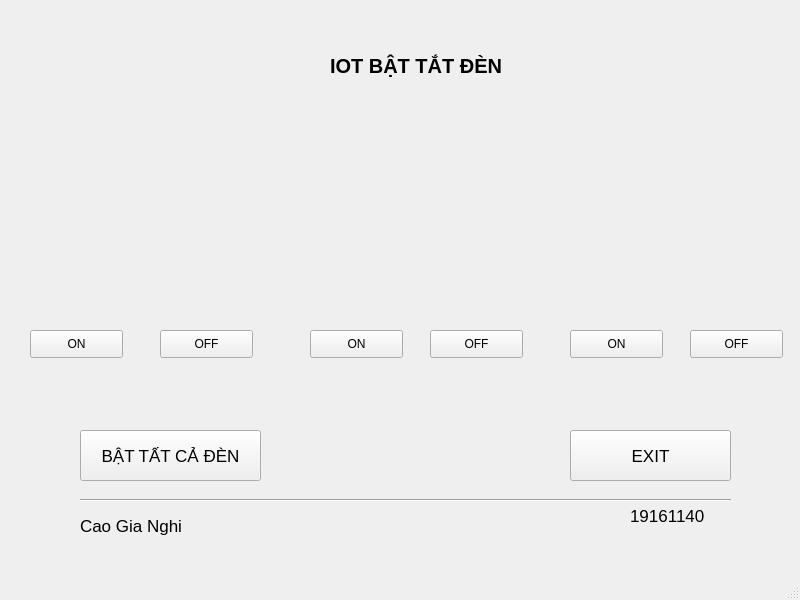
<?xml version="1.0" encoding="UTF-8"?>
<ui version="4.0">
 <class>MainWindow</class>
 <widget class="QMainWindow" name="MainWindow">
  <property name="geometry">
   <rect>
    <x>0</x>
    <y>0</y>
    <width>800</width>
    <height>600</height>
   </rect>
  </property>
  <property name="windowTitle">
   <string>MainWindow</string>
  </property>
  <widget class="QWidget" name="centralwidget">
   <widget class="QLabel" name="label_5">
    <property name="geometry">
     <rect>
      <x>40</x>
      <y>10</y>
      <width>141</width>
      <height>131</height>
     </rect>
    </property>
    <property name="styleSheet">
     <string notr="true">image: url(:/myimg/logo.png);</string>
    </property>
    <property name="text">
     <string/>
    </property>
   </widget>
   <widget class="QLabel" name="label_2">
    <property name="geometry">
     <rect>
      <x>80</x>
      <y>210</y>
      <width>131</width>
      <height>91</height>
     </rect>
    </property>
    <property name="styleSheet">
     <string notr="true">image: url(:/myimg/dentat.jpg);</string>
    </property>
    <property name="text">
     <string/>
    </property>
   </widget>
   <widget class="QLabel" name="label_3">
    <property name="geometry">
     <rect>
      <x>370</x>
      <y>210</y>
      <width>91</width>
      <height>91</height>
     </rect>
    </property>
    <property name="styleSheet">
     <string notr="true">image: url(:/myimg/dentat.jpg);</string>
    </property>
    <property name="text">
     <string/>
    </property>
   </widget>
   <widget class="QLabel" name="label_4">
    <property name="geometry">
     <rect>
      <x>620</x>
      <y>210</y>
      <width>121</width>
      <height>91</height>
     </rect>
    </property>
    <property name="styleSheet">
     <string notr="true">image: url(:/myimg/dentat.jpg);</string>
    </property>
    <property name="text">
     <string/>
    </property>
   </widget>
   <widget class="QLabel" name="label">
    <property name="geometry">
     <rect>
      <x>330</x>
      <y>40</y>
      <width>291</width>
      <height>51</height>
     </rect>
    </property>
    <property name="font">
     <font>
      <pointsize>15</pointsize>
      <weight>75</weight>
      <bold>true</bold>
     </font>
    </property>
    <property name="text">
     <string>IOT BẬT TẮT ĐÈN</string>
    </property>
   </widget>
   <widget class="QPushButton" name="btn_on1">
    <property name="geometry">
     <rect>
      <x>30</x>
      <y>330</y>
      <width>93</width>
      <height>28</height>
     </rect>
    </property>
    <property name="text">
     <string>ON</string>
    </property>
   </widget>
   <widget class="QPushButton" name="btn_off1">
    <property name="geometry">
     <rect>
      <x>160</x>
      <y>330</y>
      <width>93</width>
      <height>28</height>
     </rect>
    </property>
    <property name="text">
     <string>OFF</string>
    </property>
   </widget>
   <widget class="QPushButton" name="btn_on1_2">
    <property name="geometry">
     <rect>
      <x>310</x>
      <y>330</y>
      <width>93</width>
      <height>28</height>
     </rect>
    </property>
    <property name="text">
     <string>ON</string>
    </property>
   </widget>
   <widget class="QPushButton" name="btn_off1_2">
    <property name="geometry">
     <rect>
      <x>430</x>
      <y>330</y>
      <width>93</width>
      <height>28</height>
     </rect>
    </property>
    <property name="text">
     <string>OFF</string>
    </property>
   </widget>
   <widget class="QPushButton" name="btn_on1_3">
    <property name="geometry">
     <rect>
      <x>570</x>
      <y>330</y>
      <width>93</width>
      <height>28</height>
     </rect>
    </property>
    <property name="text">
     <string>ON</string>
    </property>
   </widget>
   <widget class="QPushButton" name="btn_off1_3">
    <property name="geometry">
     <rect>
      <x>690</x>
      <y>330</y>
      <width>93</width>
      <height>28</height>
     </rect>
    </property>
    <property name="text">
     <string>OFF</string>
    </property>
   </widget>
   <widget class="Line" name="line">
    <property name="geometry">
     <rect>
      <x>80</x>
      <y>490</y>
      <width>651</width>
      <height>20</height>
     </rect>
    </property>
    <property name="orientation">
     <enum>Qt::Horizontal</enum>
    </property>
   </widget>
   <widget class="QLabel" name="label_8">
    <property name="geometry">
     <rect>
      <x>80</x>
      <y>510</y>
      <width>211</width>
      <height>31</height>
     </rect>
    </property>
    <property name="font">
     <font>
      <pointsize>13</pointsize>
     </font>
    </property>
    <property name="text">
     <string>Cao Gia Nghi</string>
    </property>
   </widget>
   <widget class="QLabel" name="label_9">
    <property name="geometry">
     <rect>
      <x>630</x>
      <y>500</y>
      <width>171</width>
      <height>31</height>
     </rect>
    </property>
    <property name="font">
     <font>
      <pointsize>13</pointsize>
     </font>
    </property>
    <property name="text">
     <string>19161140</string>
    </property>
   </widget>
   <widget class="QPushButton" name="btn_all">
    <property name="geometry">
     <rect>
      <x>80</x>
      <y>430</y>
      <width>181</width>
      <height>51</height>
     </rect>
    </property>
    <property name="font">
     <font>
      <pointsize>13</pointsize>
     </font>
    </property>
    <property name="text">
     <string>BẬT TẤT CẢ ĐÈN</string>
    </property>
   </widget>
   <widget class="QPushButton" name="btn_ext">
    <property name="geometry">
     <rect>
      <x>570</x>
      <y>430</y>
      <width>161</width>
      <height>51</height>
     </rect>
    </property>
    <property name="font">
     <font>
      <pointsize>13</pointsize>
     </font>
    </property>
    <property name="text">
     <string>EXIT</string>
    </property>
   </widget>
  </widget>
  <widget class="QMenuBar" name="menubar">
   <property name="geometry">
    <rect>
     <x>0</x>
     <y>0</y>
     <width>800</width>
     <height>26</height>
    </rect>
   </property>
  </widget>
  <widget class="QStatusBar" name="statusbar"/>
 </widget>
 <resources>
  <include location="img.qrc"/>
 </resources>
 <connections/>
</ui>
